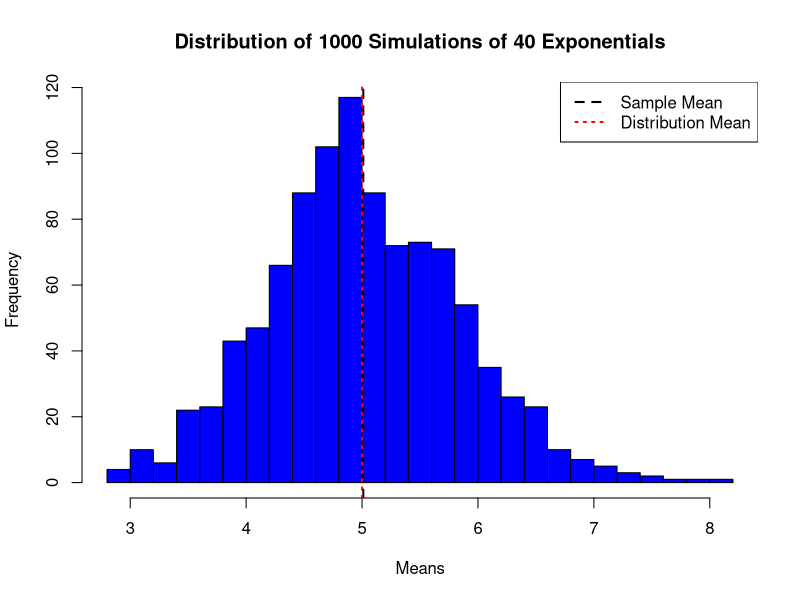
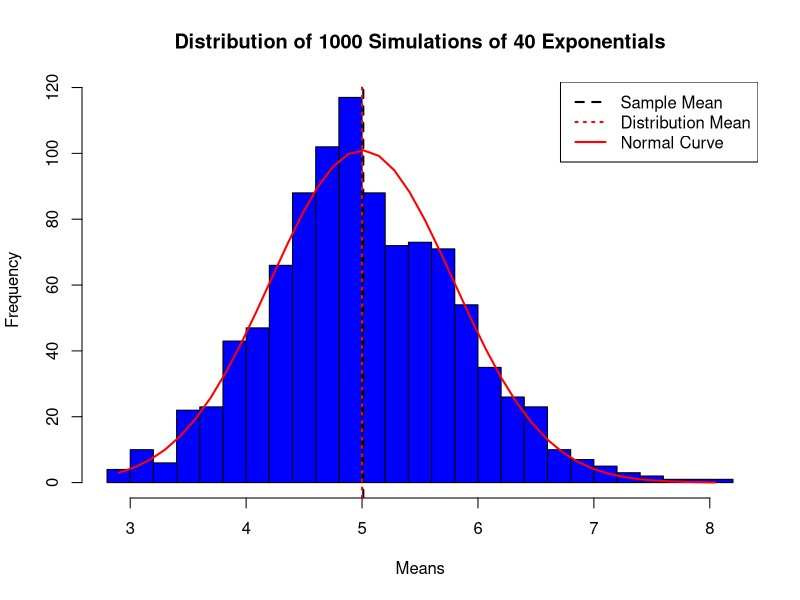

These charts were generated, in order, by the following R code:
## ---- chunk 1
## the distribution mean and standard deviation are 1/lambda for the
## exponential distribution.  the variance is the square of the std. deviation
lambda <- 0.2 ## exponential distribution parameter
samples <- 40 ## number of samples per simulation
nosim <- 1000 ## number of simulations
distMean <- distSd <- 1/lambda ## exponential distribution mean and std. dev.
## additionally, distMean is the mean of the associated normal distribution
distVar <- distSd^2 ## exponential distribution variance
ndistVar <- distVar/samples ## associated normal distribution variance
ndistSd <- sqrt(ndistVar) ## associated normal distribution standard deviation

## set mns (means) equal to NULL and conduct the simulations, then calculate
## the sample mean, standard deviation, and variance
mns <- NULL
for (i in 1:nosim) mns = c(mns, mean(rexp(samples, lambda)))
sampMean <- mean(mns)
sampSd <- sd(mns)
sampVar <- var(mns)
## ---- chunk 2
## set the title of the histogram
title <- paste("Distribution of", nosim, "Simulations of", samples, 
           "Exponentials")

## create the histogram, addlines for the sample and distribution means and a 
## legend
hist(mns, main = title, xlab = "Means", col = "blue", breaks = 20)
abline(v = sampMean, col = "black", lwd = 2, lty = 2)
abline(v = distMean, col = "red", lwd = 2, lty = 3)
legend("topright", c("Sample Mean", "Distribution Mean"), lwd = 2, 
       col = c("black", "red"), lty = c(2,3))
## ---- chunk 3
## re-plot the histogram, again adding lines for the sample and dist.means
h <- hist(mns, main = title, xlab = "Means", 
          col = "blue", breaks = 20)
abline(v = sampMean, col = "black", lwd = 2, lty = 2)
abline(v = distMean, col = "red", lwd = 2, lty = 3)
legend("topright", c("Sample Mean", "Distribution Mean", "Normal Curve"), 
       lwd = 2, col = c("black", "red", "red"), lty = c(2, 3, 1))

## calculate the normal curve using the dnorm and diff functions then add it to
## the plot using lines
xfit <- seq(min(mns), max(mns), length = 40)
yfit <- dnorm(xfit, mean = distMean, sd = ndistSd)
yfit <- yfit * diff(h$mids[1:2]) * length(mns)
lines(xfit, yfit, col = "red", lwd = 2)
